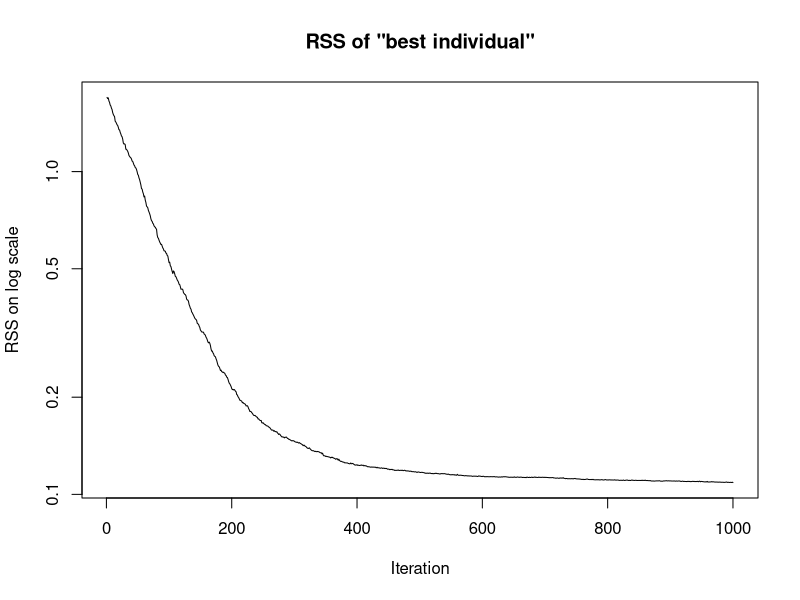

Write the R code that produced this figure.
## ---- chunk 1
set.seed(1)
n <- 5              # number of data points
p <- 3              # number of predictors
beta <- rnorm(p)    
X <- matrix(ncol = p, data = rnorm(n * p))
y <- (X %*% beta)[, 1] + rnorm(n)
dat <- as.data.frame(X)
dat$y <- y
## ---- chunk 2
# Create parameter population:
k <- 6
P <- matrix(nrow = p, data = rnorm(k * p))

# Predict for first population:
X %*% P[, 1]

# Predict for all populations:
X %*% P

# Residuals for all populations:
X %*% P - y

# Define function to calc RSS:
calc_RSS <- function(X, y, P) {
  apply((X %*% P - y)^2, 2, sum)
}

# Calc RSS:
(l <- calc_RSS(X, y, P))

# determine indices of better half of population:
(ii <- order(l)[1:(k / 2)])

# select better half and replicate:
(P <- P[, rep(ii, each = 2)])

# mutate population:
(P <- P * rlnorm(length(P), sdlog = 0.05))
## ---- chunk 3
genetic_algorithm_optimizer <- function(X, y, k, 
                                        m = 1000, s = 0.01) {
  P <- matrix(nrow = p, data = rnorm(k * p)) 
  rss_history <- vector(length = m)
  for (i in 1:m) {
    l <- calc_RSS(X, y, P)
    rss_history[i] <- min(l)
    # Selection: Keep the top 50% with lowest RSS and duplicate them
    ii <- rep(order(l)[1:(k / 2)], 2)
    P <- P[, ii]
    # Mutation:
    P <- P * rlnorm(length(P), sdlog = s)
  }
  list(P = P, rss_history = rss_history)
}
## ---- chunk 4
sol <- genetic_algorithm_optimizer(X, y, 
                                   k = 10,
                                   m = 1000, 
                                   s = 0.01)
plot(sol$rss_history, 
     type = 'l', 
     log = 'y', 
     main = 'RSS of "best individual"', 
     ylab = 'RSS on log scale', 
     xlab = 'Iteration')

data.frame(analytic_solution = coef(lm(y ~ - 1 + ., data = dat)), 
           genetic_algorithm_solution = sol$P[, 1])
